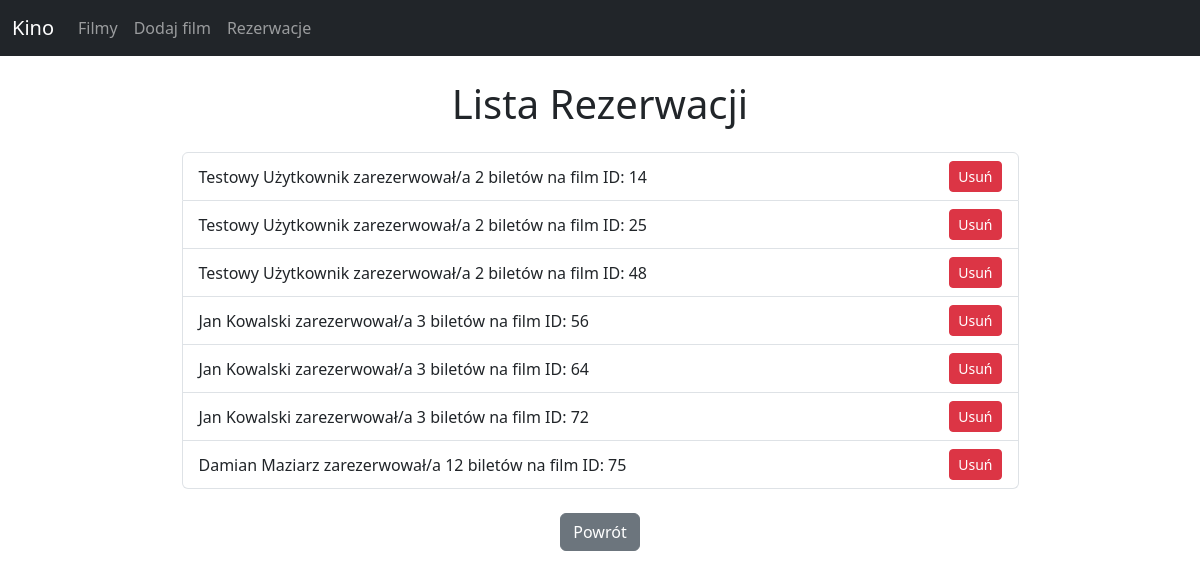
Screenshot of /bookings with the database file from the repository.
### app/models.py (models this page shows)
class Booking(db.Model):
    id = db.Column(db.Integer, primary_key=True)
    name = db.Column(db.String(100), nullable=False)
    tickets = db.Column(db.Integer, nullable=False)
    movie_id = db.Column(db.Integer, db.ForeignKey('movie.id'), nullable=False)

### app/routes.py (the view)
@app.route('/bookings')
def view_bookings():
    bookings = Booking.query.all()
    return render_template("bookings.html", bookings=bookings)

### templates/bookings.html
{% extends "base.html" %}
{% block content %}
<h1 class="text-center mb-4">Lista Rezerwacji</h1>
<ul class="list-group w-75 mx-auto">
    {% for booking in bookings %}
    <li class="list-group-item d-flex justify-content-between align-items-center">
        <span>{{ booking.name }} zarezerwował/a {{ booking.tickets }} biletów na film ID: {{ booking.movie_id }}</span>
        <a href="/delete_booking/{{ booking.id }}" class="btn btn-danger btn-sm" onclick="return confirm('Czy na pewno chcesz usunąć?')">Usuń</a>
    </li>
    {% endfor %}
</ul>
<div class="text-center mt-4">
    <a href="/" class="btn btn-secondary">Powrót</a>
</div>
{% endblock %}

### templates/base.html (shortened to what this page needs)
<!DOCTYPE html>
<html lang="en">
<head>
    <link href="https://cdn.jsdelivr.net/npm/bootstrap-icons/font/bootstrap-icons.css" rel="stylesheet">
    <link href="https://cdn.jsdelivr.net/npm/bootstrap@5.3.1/dist/css/bootstrap.min.css" rel="stylesheet">
</head>
<body>
    <nav class="navbar navbar-expand-lg navbar-dark bg-dark mb-4">
        <div class="container-fluid">
            <a class="navbar-brand" href="/">Kino</a>
            <div class="collapse navbar-collapse" id="navbarNav">
                <ul class="navbar-nav">
                    <li class="nav-item">
                        <a class="nav-link" href="/movies">Filmy</a>
                    </li>
                    <li class="nav-item">
                        <a class="nav-link" href="/add_movie">Dodaj film</a>
                    </li>
                    <li class="nav-item">
                        <a class="nav-link" href="/bookings">Rezerwacje</a>
                    </li>
                </ul>
            </div>
        </div>
    </nav>
    <div class="container">
        {% block content %}{% endblock %}
    </div>
</body>
</html>

### rows the page displays
Booking: name "Testowy Użytkownik", tickets "2", movie_id "14"
Booking: name "Testowy Użytkownik", tickets "2", movie_id "25"
Booking: name "Testowy Użytkownik", tickets "2", movie_id "48"
Booking: name "Jan Kowalski", tickets "3", movie_id "56"
Booking: name "Jan Kowalski", tickets "3", movie_id "64"
Booking: name "Jan Kowalski", tickets "3", movie_id "72"
Booking: name "Damian Maziarz", tickets "12", movie_id "75"
